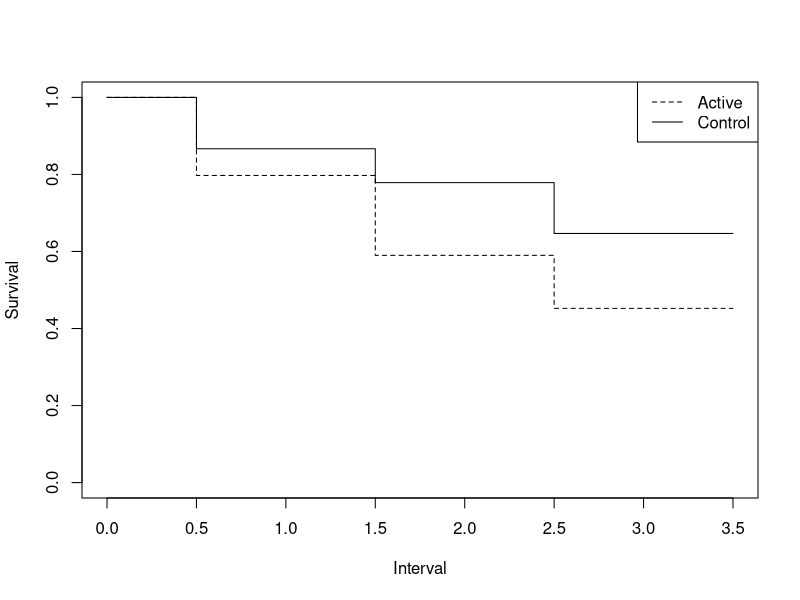

R code for this plot:
## ---- chunk 1
library(tidyverse)
medical <- data.frame(
  interval  = c(0, 0, 1, 1, 2, 2, 3,  0, 0, 1, 1, 2, 2, 3),
  treatment = rep(c("control", "active"), each = 7),
  censor    = c(1, 0, 1, 0, 1, 0, 1,  1, 0, 1, 0, 1, 0, 1),
  count     = c(9, 15, 7, 13, 6, 7, 17,  9, 12, 3, 7, 4, 10, 45)
) |> 
  uncount(weights = count)


medical$time  <- medical$interval + 0.5
medical$event <- 1 - medical$censor
## ---- chunk 2

library(survival)
library(KMsurv)

# Kaplan-Meier curves (SAS plots=(s,ls))
fit <- survfit(Surv(time, event) ~ treatment, data = medical)
summary(fit)
plot(fit, lty = 1:2, xlab = "Interval", ylab = "Survival")
legend("topright", legend = c("Active", "Control"), lty = 2:1)

# Actuarial life-table estimates (SAS method=lt, intervals=0 to 3 by 1)
lt_control <- lifetab(tis = 0:4, ninit = 74,
                      nlost = c(9, 7, 6, 17), nevent = c(15, 13, 7, 0))
lt_active  <- lifetab(tis = 0:4, ninit = 90,
                      nlost = c(9, 3, 4, 45), nevent = c(12, 7, 10, 0))
lt_control
lt_active

# Log-rank Test

survdiff(Surv(time, event) ~ treatment, data = medical, rho = 0)

# Modified Peto Test

survdiff(Surv(time, event) ~ treatment, data = medical, rho = 1)
